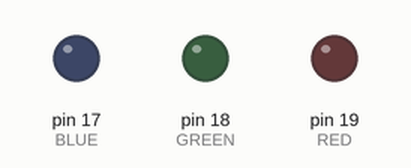
Simulated run of this sketch. Board: Arduino Uno, built with avr-gcc and run on an emulated ATmega328P. Parts: output pins drawn as LEDs (lit = HIGH).

Above: at 1.2 s.
At 5.3 s:
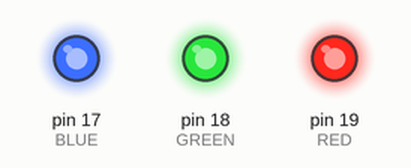
Timing chart, 0 to 14.6 s (numbered marks = the images above):
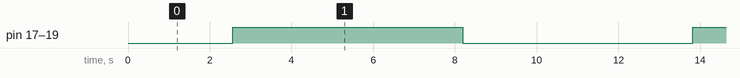

Measured:
- by itself, pin 17 (BLUE), pin 18 (GREEN), pin 19 (RED): alternates HIGH for 5.6 s and LOW for 5.6 s

The sketch:

PWM_LED.ino
```cpp
#define RED 19
#define GREEN 18
#define BLUE 17
int light;
void setup() {
  Serial.begin(9600);
  pinMode(RED, OUTPUT);
  pinMode(GREEN, OUTPUT);
  pinMode(BLUE, OUTPUT);
}

void loop() {
  for(int dutyCycle = 0; dutyCycle <= 255; dutyCycle++) {
    analogWrite(RED, dutyCycle);
    analogWrite(GREEN, dutyCycle);
    analogWrite(BLUE, dutyCycle);
    delay(20);
  }
  delay(500);
  for(int dutyCycle = 255; dutyCycle >= 0; dutyCycle--) {
    analogWrite(RED, dutyCycle);
    analogWrite(GREEN, dutyCycle);
    analogWrite(BLUE, dutyCycle);
    delay(20);
  }
  delay(500);
}
```
